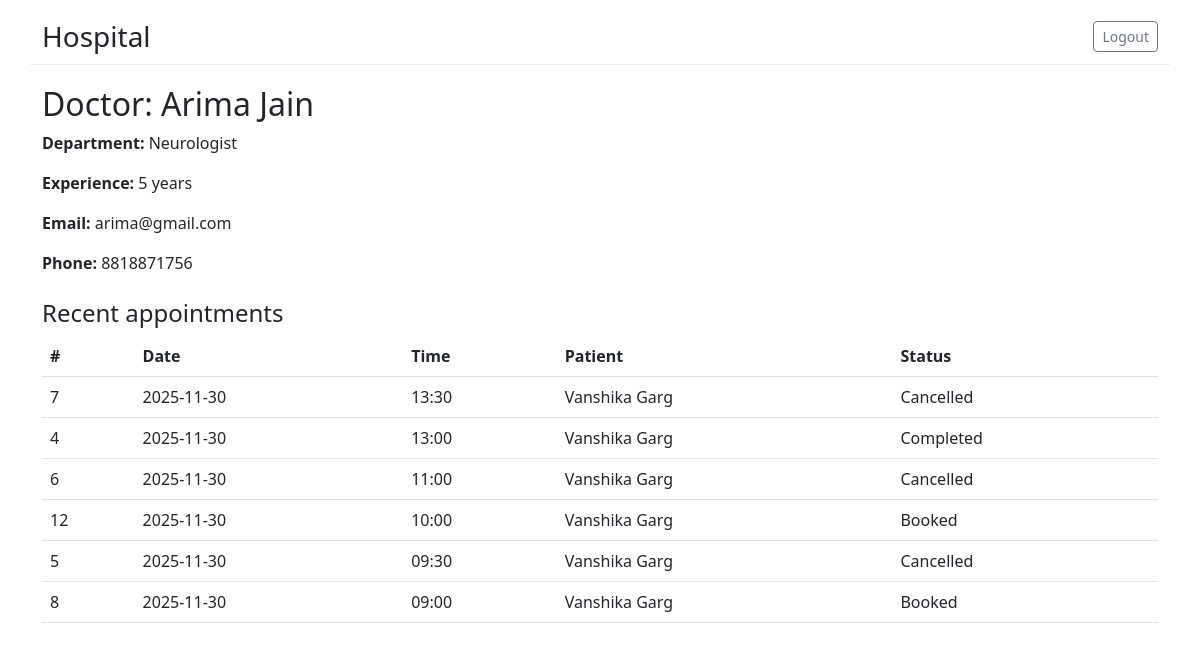
Before: /admin/doctors/2 (signed in) with the older database file.
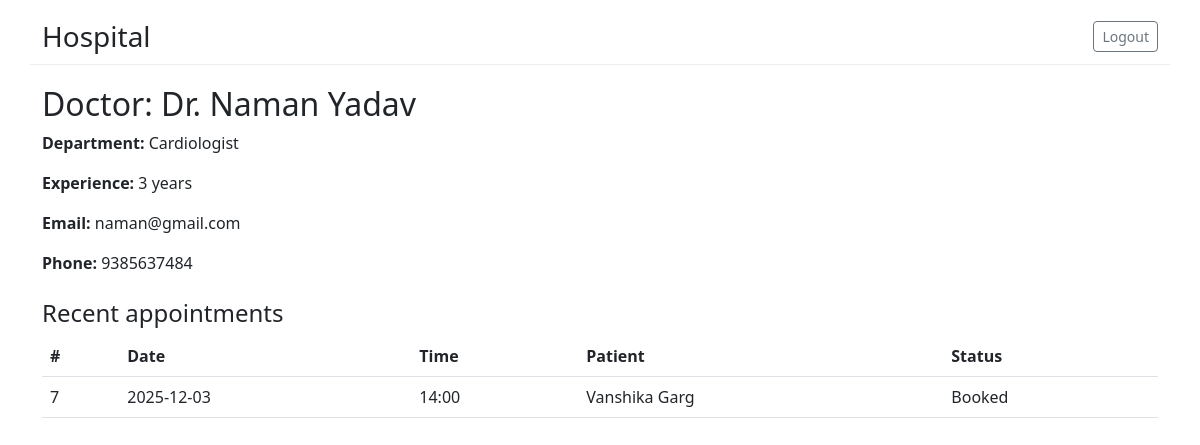
After: the same page with the newer database file.
### tables this page shows
CREATE TABLE users (
      id INTEGER PRIMARY KEY AUTOINCREMENT,
      username TEXT UNIQUE NOT NULL,
      password_hash TEXT NOT NULL,
      role TEXT NOT NULL CHECK(role IN ('admin','doctor','patient')),
      full_name TEXT, email TEXT, phone TEXT, is_active INTEGER DEFAULT 1
    );

CREATE TABLE departments (
      id INTEGER PRIMARY KEY AUTOINCREMENT,
      name TEXT UNIQUE NOT NULL,
      description TEXT
    );

CREATE TABLE doctors (
        id INTEGER PRIMARY KEY AUTOINCREMENT,
        user_id INTEGER UNIQUE NOT NULL,
        department_id INTEGER,
        experience TEXT,
        FOREIGN KEY(user_id) REFERENCES users(id),
        FOREIGN KEY(department_id) REFERENCES departments(id)
    );

CREATE TABLE appointments (
      id INTEGER PRIMARY KEY AUTOINCREMENT,
      patient_id INTEGER NOT NULL,
      doctor_id INTEGER NOT NULL,
      date TEXT NOT NULL,
      time TEXT NOT NULL,
      end_time TEXT,
      status TEXT NOT NULL DEFAULT 'Booked' CHECK(status IN ('Booked','Completed','Cancelled')),
      created_at TEXT NOT NULL,
      FOREIGN KEY(patient_id) REFERENCES patients(id),
      FOREIGN KEY(doctor_id) REFERENCES doctors(id)
    );

### app.py (the view)
@app.route("/admin/doctors/<int:doctor_id>")
@login_required(role="admin")
def admin_view_doctor(doctor_id):
    db = get_db()
    doctor = db.execute("""
            SELECT d.id,d.user_id,u.username,u.full_name,u.email,u.phone,d.experience, dep.name AS department, u.is_active
            FROM doctors d JOIN users u ON d.user_id = u.id LEFT JOIN departments dep ON d.department_id=dep.id WHERE d.id=?
        """, (doctor_id,)).fetchone()
    if not doctor:
        flash("Doctor not found.", "danger")
        return redirect(url_for("manage_doctors"))
    appts = db.execute("""
      SELECT a.id,a.date,a.time,a.status, u_p.full_name patient_name
      FROM appointments a JOIN patients p ON a.patient_id=p.id JOIN users u_p ON p.user_id=u_p.id
      WHERE a.doctor_id=? ORDER BY datetime(a.date||' '||a.time) DESC LIMIT 50
    """, (doctor_id,)).fetchall()
    return render_template("admin_view_doctor.html", doctor=doctor, appts=appts)

### app.py (called while the page is built, shortened)
def get_db():
    if "db" not in g:
        g.db = sqlite3.connect(DB_PATH, detect_types=sqlite3.PARSE_DECLTYPES)
        g.db.row_factory = sqlite3.Row
    return g.db

def login_required(role=None):
    from functools import wraps
    def decorator(f):
        @wraps(f)
        def wrapped(*args, **kwargs):
            if "user_id" not in session:
                return redirect(url_for("login"))
            return f(*args, **kwargs)
        return wrapped
    return decorator

### templates/admin_view_doctor.html
{% extends "base.html" %}
{% block content %}
<h2>Doctor: {{ doctor.full_name }}</h2>
<p><strong>Department:</strong> {{ doctor.department or '-' }}</p>
<p><strong>Experience:</strong> {{ doctor.experience or '-' }}</p>
<p><strong>Email:</strong> {{ doctor.email }}</p>
<p><strong>Phone:</strong> {{ doctor.phone }}</p>
<h4 class="mt-4">Recent appointments</h4>
<table class="table">
  <thead><tr><th>#</th><th>Date</th><th>Time</th><th>Patient</th><th>Status</th></tr></thead>
  <tbody>
    {% for a in appts %}
      <tr><td>{{ a.id }}</td><td>{{ a.date }}</td><td>{{ a.time }}</td><td>{{ a.patient_name }}</td><td>{{ a.status }}</td></tr>
    {% else %}
      <tr><td colspan="5" class="text-center">No recent appointments</td></tr>
    {% endfor %}
  </tbody>
</table>
{% endblock %}

Changed rows visible on the page:
no longer on this page (row unchanged): departments: name "Neurologist"
no longer on this page (row edited): appointments: id "4", date "2025-11-30", time "13:00", patient_name "Vanshika Garg", status "Completed"
no longer on this page (row edited): appointments: id "6", date "2025-11-30", time "11:00", patient_name "Vanshika Garg", status "Cancelled"
removed appointments: id "12", date "2025-11-30", time "10:00", patient_name "Vanshika Garg", status "Booked"
no longer on this page (row edited): appointments: id "5", date "2025-11-30", time "09:30", patient_name "Vanshika Garg", status "Cancelled"
removed appointments: id "8", date "2025-11-30", time "09:00", patient_name "Vanshika Garg", status "Booked"
changed users: full_name "Arima Jain" → "Dr. Naman Yadav"; email "arima@gmail.com" → "naman@gmail.com"; phone "8818871756" → "9385637484"
now on this page (row edited): departments: name "Cardiologist"
changed doctors: experience "5 years" → "3 years"
changed appointments "Vanshika Garg": date "2025-11-30" → "2025-12-03"; time "13:30" → "14:00"; status "Cancelled" → "Booked"
